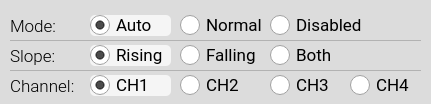
            <widget class="QGroupBox" name="groupBox_t_16">
             <property name="geometry">
              <rect>
               <x>10</x>
               <y>20</y>
               <width>431</width>
               <height>104</height>
              </rect>
             </property>
             <property name="minimumSize">
              <size>
               <width>0</width>
               <height>0</height>
              </size>
             </property>
             <property name="maximumSize">
              <size>
               <width>16777215</width>
               <height>10000</height>
              </size>
             </property>
             <property name="font">
              <font>
               <family>Roboto Medium</family>
               <pointsize>11</pointsize>
              </font>
             </property>
             <property name="styleSheet">
              <string notr="true">QGroupBox {background-color: rgb(220,220,220);border: 0px solid rgb(150,150,150); border-radius: 5px;  margin-top: 0.5em;}; 
QGroupBox::title {subcontrol-origin: margin;left: 10px;padding: 0 3px 0 3px;}</string>
             </property>
             <property name="title">
              <string/>
             </property>
             <widget class="QRadioButton" name="radioButton_trigMode_Disabled">
              <property name="geometry">
               <rect>
                <x>270</x>
                <y>15</y>
                <width>101</width>
                <height>21</height>
               </rect>
              </property>
              <property name="font">
               <font>
                <family>Roboto</family>
                <pointsize>13</pointsize>
               </font>
              </property>
              <property name="styleSheet">
               <string notr="true">QRadioButton:checked {
	background-color: rgba(245,245,245, 1.0);
	border: 0px; 
	border-radius:5px;
}

QRadioButton:hover {
	background-color: rgba(230,230,230, 1.0);
	border: 0px; 
	border-radius:5px;
}

QRadioButton:checked:hover {
	background-color: rgba(245,245,245, 0.8);
	border: 0px; 
	border-radius:5px;
}

QRadioButton::indicator {
    width: 20px;
    height: 20px;
}
QRadioButton::indicator::unchecked {
    image: url(:/main/img/radio_off1.png);
}

QRadioButton::indicator:unchecked:hover {
    image: url(:/main/img/radio_off1.png);
}

QRadioButton::indicator::checked {
    image: url(:/main/img/radio_on2.png);
}

QRadioButton::indicator::disabled {
    image: url(:/main/img/radio_off_dis.png);
}

QRadioButton::disabled {
    color:gray;
}</string>
              </property>
              <property name="text">
               <string>Disabled</string>
              </property>
              <property name="iconSize">
               <size>
                <width>20</width>
                <height>20</height>
               </size>
              </property>
              <property name="checked">
               <bool>false</bool>
              </property>
              <property name="autoExclusive">
               <bool>false</bool>
              </property>
             </widget>
             <widget class="QRadioButton" name="radioButton_trigCh_3">
              <property name="geometry">
               <rect>
                <x>270</x>
                <y>75</y>
                <width>71</width>
                <height>21</height>
               </rect>
              </property>
              <property name="font">
               <font>
                <family>Roboto</family>
                <pointsize>13</pointsize>
               </font>
              </property>
              <property name="styleSheet">
               <string notr="true">QRadioButton:checked {
	background-color: rgba(245,245,245, 1.0);
	border: 0px; 
	border-radius:5px;
}

QRadioButton:hover {
	background-color: rgba(230,230,230, 1.0);
	border: 0px; 
	border-radius:5px;
}

QRadioButton:checked:hover {
	background-color: rgba(245,245,245, 0.8);
	border: 0px; 
	border-radius:5px;
}

QRadioButton::indicator {
    width: 20px;
    height: 20px;
}
QRadioButton::indicator::unchecked {
    image: url(:/main/img/radio_off1.png);
}

QRadioButton::indicator:unchecked:hover {
    image: url(:/main/img/radio_off1.png);
}

QRadioButton::indicator::checked {
    image: url(:/main/img/radio_on2.png);
}

QRadioButton::indicator::disabled {
    image: url(:/main/img/radio_off_dis.png);
}

QRadioButton::disabled {
    color:gray;
}</string>
              </property>
              <property name="text">
               <string>CH3</string>
              </property>
              <property name="iconSize">
               <size>
                <width>20</width>
                <height>20</height>
               </size>
              </property>
              <property name="checked">
               <bool>false</bool>
              </property>
              <property name="autoExclusive">
               <bool>false</bool>
              </property>
             </widget>
             <widget class="QRadioButton" name="radioButton_trigCh_2">
              <property name="geometry">
               <rect>
                <x>180</x>
                <y>75</y>
                <width>81</width>
                <height>21</height>
               </rect>
              </property>
              <property name="font">
               <font>
                <family>Roboto</family>
                <pointsize>13</pointsize>
               </font>
              </property>
              <property name="styleSheet">
               <string notr="true">QRadioButton:checked {
	background-color: rgba(245,245,245, 1.0);
	border: 0px; 
	border-radius:5px;
}

QRadioButton:hover {
	background-color: rgba(230,230,230, 1.0);
	border: 0px; 
	border-radius:5px;
}

QRadioButton:checked:hover {
	background-color: rgba(245,245,245, 0.8);
	border: 0px; 
	border-radius:5px;
}

QRadioButton::indicator {
    width: 20px;
    height: 20px;
}
QRadioButton::indicator::unchecked {
    image: url(:/main/img/radio_off1.png);
}

QRadioButton::indicator:unchecked:hover {
    image: url(:/main/img/radio_off1.png);
}

QRadioButton::indicator::checked {
    image: url(:/main/img/radio_on2.png);
}

QRadioButton::indicator::disabled {
    image: url(:/main/img/radio_off_dis.png);
}

QRadioButton::disabled {
    color:gray;
}</string>
              </property>
              <property name="text">
               <string>CH2</string>
              </property>
              <property name="iconSize">
               <size>
                <width>20</width>
                <height>20</height>
               </size>
              </property>
              <property name="checked">
               <bool>false</bool>
              </property>
              <property name="autoExclusive">
               <bool>false</bool>
              </property>
             </widget>
             <widget class="Line" name="line_2">
              <property name="geometry">
               <rect>
                <x>10</x>
                <y>30</y>
                <width>411</width>
                <height>20</height>
               </rect>
              </property>
              <property name="styleSheet">
               <string notr="true">color: rgba(150,150,150,0.6);</string>
              </property>
              <property name="frameShadow">
               <enum>QFrame::Plain</enum>
              </property>
              <property name="orientation">
               <enum>Qt::Horizontal</enum>
              </property>
             </widget>
             <widget class="Line" name="line_3">
              <property name="geometry">
               <rect>
                <x>10</x>
                <y>60</y>
                <width>411</width>
                <height>20</height>
               </rect>
              </property>
              <property name="styleSheet">
               <string notr="true">color: rgba(150,150,150,0.6);</string>
              </property>
              <property name="frameShadow">
               <enum>QFrame::Plain</enum>
              </property>
              <property name="orientation">
               <enum>Qt::Horizontal</enum>
              </property>
             </widget>
             <widget class="QRadioButton" name="radioButton_trigMode_Normal">
              <property name="geometry">
               <rect>
                <x>180</x>
                <y>15</y>
                <width>85</width>
                <height>21</height>
               </rect>
              </property>
              <property name="font">
               <font>
                <family>Roboto</family>
                <pointsize>13</pointsize>
               </font>
              </property>
              <property name="styleSheet">
               <string notr="true">QRadioButton:checked {
	background-color: rgba(245,245,245, 1.0);
	border: 0px; 
	border-radius:5px;
}

QRadioButton:hover {
	background-color: rgba(230,230,230, 1.0);
	border: 0px; 
	border-radius:5px;
}

QRadioButton:checked:hover {
	background-color: rgba(245,245,245, 0.8);
	border: 0px; 
	border-radius:5px;
}

QRadioButton::indicator {
    width: 20px;
    height: 20px;
}
QRadioButton::indicator::unchecked {
    image: url(:/main/img/radio_off1.png);
}

QRadioButton::indicator:unchecked:hover {
    image: url(:/main/img/radio_off1.png);
}

QRadioButton::indicator::checked {
    image: url(:/main/img/radio_on2.png);
}

QRadioButton::indicator::disabled {
    image: url(:/main/img/radio_off_dis.png);
}

QRadioButton::disabled {
    color:gray;
}</string>
              </property>
              <property name="text">
               <string>Normal</string>
              </property>
              <property name="iconSize">
               <size>
                <width>20</width>
                <height>20</height>
               </size>
              </property>
              <property name="checked">
               <bool>false</bool>
              </property>
              <property name="autoExclusive">
               <bool>false</bool>
              </property>
             </widget>
             <widget class="QLabel" name="label_22">
              <property name="geometry">
               <rect>
                <x>10</x>
                <y>75</y>
                <width>71</width>
                <height>23</height>
               </rect>
              </property>
              <property name="font">
               <font>
                <family>Roboto Light</family>
                <pointsize>13</pointsize>
                <weight>50</weight>
                <bold>false</bold>
               </font>
              </property>
              <property name="styleSheet">
               <string notr="true">color:black;</string>
              </property>
              <property name="text">
               <string>Channel:</string>
              </property>
             </widget>
             <widget class="QLabel" name="label_20">
              <property name="geometry">
               <rect>
                <x>10</x>
                <y>15</y>
                <width>51</width>
                <height>23</height>
               </rect>
              </property>
              <property name="font">
               <font>
                <family>Roboto Light</family>
                <pointsize>13</pointsize>
                <weight>50</weight>
                <bold>false</bold>
               </font>
              </property>
              <property name="styleSheet">
               <string notr="true">color:black;</string>
              </property>
              <property name="text">
               <string>Mode:</string>
              </property>
             </widget>
             <widget class="QRadioButton" name="radioButton_trigCh_4">
              <property name="geometry">
               <rect>
                <x>350</x>
                <y>75</y>
                <width>71</width>
                <height>21</height>
               </rect>
              </property>
              <property name="font">
               <font>
                <family>Roboto</family>
                <pointsize>13</pointsize>
               </font>
              </property>
              <property name="styleSheet">
               <string notr="true">QRadioButton:checked {
	background-color: rgba(245,245,245, 1.0);
	border: 0px; 
	border-radius:5px;
}

QRadioButton:hover {
	background-color: rgba(230,230,230, 1.0);
	border: 0px; 
	border-radius:5px;
}

QRadioButton:checked:hover {
	background-color: rgba(245,245,245, 0.8);
	border: 0px; 
	border-radius:5px;
}

QRadioButton::indicator {
    width: 20px;
    height: 20px;
}
QRadioButton::indicator::unchecked {
    image: url(:/main/img/radio_off1.png);
}

QRadioButton::indicator:unchecked:hover {
    image: url(:/main/img/radio_off1.png);
}

QRadioButton::indicator::checked {
    image: url(:/main/img/radio_on2.png);
}

QRadioButton::indicator::disabled {
    image: url(:/main/img/radio_off_dis.png);
}

QRadioButton::disabled {
    color:gray;
}</string>
              </property>
              <property name="text">
               <string>CH4</string>
              </property>
              <property name="iconSize">
               <size>
                <width>20</width>
                <height>20</height>
               </size>
              </property>
              <property name="checked">
               <bool>false</bool>
              </property>
              <property name="autoExclusive">
               <bool>false</bool>
              </property>
             </widget>
             <widget class="QRadioButton" name="radioButton_trigCh_1">
              <property name="geometry">
               <rect>
                <x>90</x>
                <y>75</y>
                <width>81</width>
                <height>21</height>
               </rect>
              </property>
              <property name="font">
               <font>
                <family>Roboto</family>
                <pointsize>13</pointsize>
               </font>
              </property>
              <property name="styleSheet">
               <string notr="true">QRadioButton:checked {
	background-color: rgba(245,245,245, 1.0);
	border: 0px; 
	border-radius:5px;
}

QRadioButton:hover {
	background-color: rgba(230,230,230, 1.0);
	border: 0px; 
	border-radius:5px;
}

QRadioButton:checked:hover {
	background-color: rgba(245,245,245, 0.8);
	border: 0px; 
	border-radius:5px;
}

QRadioButton::indicator {
    width: 20px;
    height: 20px;
}
QRadioButton::indicator::unchecked {
    image: url(:/main/img/radio_off1.png);
}

QRadioButton::indicator:unchecked:hover {
    image: url(:/main/img/radio_off1.png);
}

QRadioButton::indicator::checked {
    image: url(:/main/img/radio_on2.png);
}

QRadioButton::indicator::disabled {
    image: url(:/main/img/radio_off_dis.png);
}

QRadioButton::disabled {
    color:gray;
}</string>
              </property>
              <property name="text">
               <string>CH1</string>
              </property>
              <property name="iconSize">
               <size>
                <width>20</width>
                <height>20</height>
               </size>
              </property>
              <property name="checked">
               <bool>true</bool>
              </property>
              <property name="autoExclusive">
               <bool>false</bool>
              </property>
             </widget>
             <widget class="QLabel" name="label_21">
              <property name="geometry">
               <rect>
                <x>10</x>
                <y>45</y>
                <width>51</width>
                <height>23</height>
               </rect>
              </property>
              <property name="font">
               <font>
                <family>Roboto Light</family>
                <pointsize>13</pointsize>
                <weight>50</weight>
                <bold>false</bold>
               </font>
              </property>
              <property name="styleSheet">
               <string notr="true">color:black;</string>
              </property>
              <property name="text">
               <string>Slope:</string>
              </property>
             </widget>
             <widget class="QRadioButton" name="radioButton_trigMode_Auto">
              <property name="geometry">
               <rect>
                <x>90</x>
                <y>15</y>
                <width>81</width>
                <height>21</height>
               </rect>
              </property>
              <property name="font">
               <font>
                <family>Roboto</family>
                <pointsize>13</pointsize>
               </font>
              </property>
              <property name="styleSheet">
               <string notr="true">QRadioButton:checked {
	background-color: rgba(245,245,245, 1.0);
	border: 0px; 
	border-radius:5px;
}

QRadioButton:hover {
	background-color: rgba(230,230,230, 1.0);
	border: 0px; 
	border-radius:5px;
}

QRadioButton:checked:hover {
	background-color: rgba(245,245,245, 0.8);
	border: 0px; 
	border-radius:5px;
}

QRadioButton::indicator {
    width: 20px;
    height: 20px;
}
QRadioButton::indicator::unchecked {
    image: url(:/main/img/radio_off1.png);
}

QRadioButton::indicator:unchecked:hover {
    image: url(:/main/img/radio_off1.png);
}

QRadioButton::indicator::checked {
    image: url(:/main/img/radio_on2.png);
}

QRadioButton::indicator::disabled {
    image: url(:/main/img/radio_off_dis.png);
}

QRadioButton::disabled {
    color:gray;
}</string>
              </property>
              <property name="text">
               <string>Auto</string>
              </property>
              <property name="iconSize">
               <size>
                <width>20</width>
                <height>20</height>
               </size>
              </property>
              <property name="checked">
               <bool>true</bool>
              </property>
              <property name="autoExclusive">
               <bool>false</bool>
              </property>
             </widget>
             <widget class="QRadioButton" name="radioButton_trigSlope_Rising">
              <property name="geometry">
               <rect>
                <x>90</x>
                <y>45</y>
                <width>81</width>
                <height>21</height>
               </rect>
              </property>
              <property name="font">
               <font>
                <family>Roboto</family>
                <pointsize>13</pointsize>
               </font>
              </property>
              <property name="styleSheet">
               <string notr="true">QRadioButton:checked {
	background-color: rgba(245,245,245, 1.0);
	border: 0px; 
	border-radius:5px;
}

QRadioButton:hover {
	background-color: rgba(230,230,230, 1.0);
	border: 0px; 
	border-radius:5px;
}

QRadioButton:checked:hover {
	background-color: rgba(245,245,245, 0.8);
	border: 0px; 
	border-radius:5px;
}

QRadioButton::indicator {
    width: 20px;
    height: 20px;
}
QRadioButton::indicator::unchecked {
    image: url(:/main/img/radio_off1.png);
}

QRadioButton::indicator:unchecked:hover {
    image: url(:/main/img/radio_off1.png);
}

QRadioButton::indicator::checked {
    image: url(:/main/img/radio_on2.png);
}

QRadioButton::indicator::disabled {
    image: url(:/main/img/radio_off_dis.png);
}

QRadioButton::disabled {
    color:gray;
}

QRadioButton::disabled {
    color:gray;
}</string>
              </property>
              <property name="text">
               <string>Rising</string>
              </property>
              <property name="iconSize">
               <size>
                <width>20</width>
                <height>20</height>
               </size>
              </property>
              <property name="checked">
               <bool>true</bool>
              </property>
              <property name="autoExclusive">
               <bool>false</bool>
              </property>
             </widget>
             <widget class="QRadioButton" name="radioButton_trigSlope_Falling">
              <property name="geometry">
               <rect>
                <x>180</x>
                <y>45</y>
                <width>81</width>
                <height>21</height>
               </rect>
              </property>
              <property name="font">
               <font>
                <family>Roboto</family>
                <pointsize>13</pointsize>
               </font>
              </property>
              <property name="styleSheet">
               <string notr="true">QRadioButton:checked {
	background-color: rgba(245,245,245, 1.0);
	border: 0px; 
	border-radius:5px;
}

QRadioButton:hover {
	background-color: rgba(230,230,230, 1.0);
	border: 0px; 
	border-radius:5px;
}

QRadioButton:checked:hover {
	background-color: rgba(245,245,245, 0.8);
	border: 0px; 
	border-radius:5px;
}

QRadioButton::indicator {
    width: 20px;
    height: 20px;
}
QRadioButton::indicator::unchecked {
    image: url(:/main/img/radio_off1.png);
}

QRadioButton::indicator:unchecked:hover {
    image: url(:/main/img/radio_off1.png);
}

QRadioButton::indicator::checked {
    image: url(:/main/img/radio_on2.png);
}

QRadioButton::indicator::disabled {
    image: url(:/main/img/radio_off_dis.png);
}

QRadioButton::disabled {
    color:gray;
}</string>
              </property>
              <property name="text">
               <string>Falling</string>
              </property>
              <property name="iconSize">
               <size>
                <width>20</width>
                <height>20</height>
               </size>
              </property>
              <property name="checked">
               <bool>false</bool>
              </property>
              <property name="autoExclusive">
               <bool>false</bool>
              </property>
             </widget>
             <widget class="QRadioButton" name="radioButton_trigSlope_Both">
              <property name="geometry">
               <rect>
                <x>270</x>
                <y>45</y>
                <width>81</width>
                <height>21</height>
               </rect>
              </property>
              <property name="font">
               <font>
                <family>Roboto</family>
                <pointsize>13</pointsize>
               </font>
              </property>
              <property name="styleSheet">
               <string notr="true">QRadioButton:checked {
	background-color: rgba(245,245,245, 1.0);
	border: 0px; 
	border-radius:5px;
}

QRadioButton:hover {
	background-color: rgba(230,230,230, 1.0);
	border: 0px; 
	border-radius:5px;
}

QRadioButton:checked:hover {
	background-color: rgba(245,245,245, 0.8);
	border: 0px; 
	border-radius:5px;
}

QRadioButton::indicator {
    width: 20px;
    height: 20px;
}
QRadioButton::indicator::unchecked {
    image: url(:/main/img/radio_off1.png);
}

QRadioButton::indicator:unchecked:hover {
    image: url(:/main/img/radio_off1.png);
}

QRadioButton::indicator::checked {
    image: url(:/main/img/radio_on2.png);
}

QRadioButton::indicator::disabled {
    image: url(:/main/img/radio_off_dis.png);
}

QRadioButton::disabled {
    color:gray;
}</string>
              </property>
              <property name="text">
               <string>Both</string>
              </property>
              <property name="iconSize">
               <size>
                <width>20</width>
                <height>20</height>
               </size>
              </property>
              <property name="checked">
               <bool>false</bool>
              </property>
              <property name="autoExclusive">
               <bool>false</bool>
              </property>
             </widget>
            </widget>
